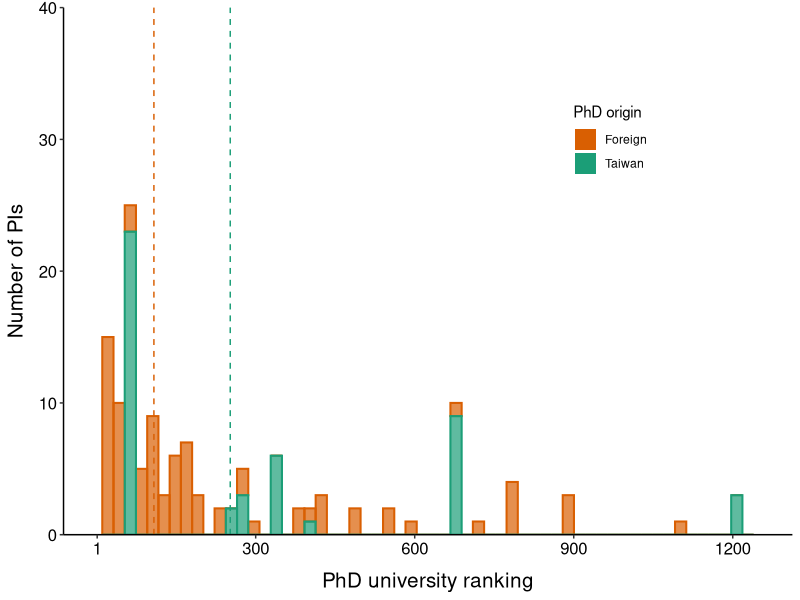
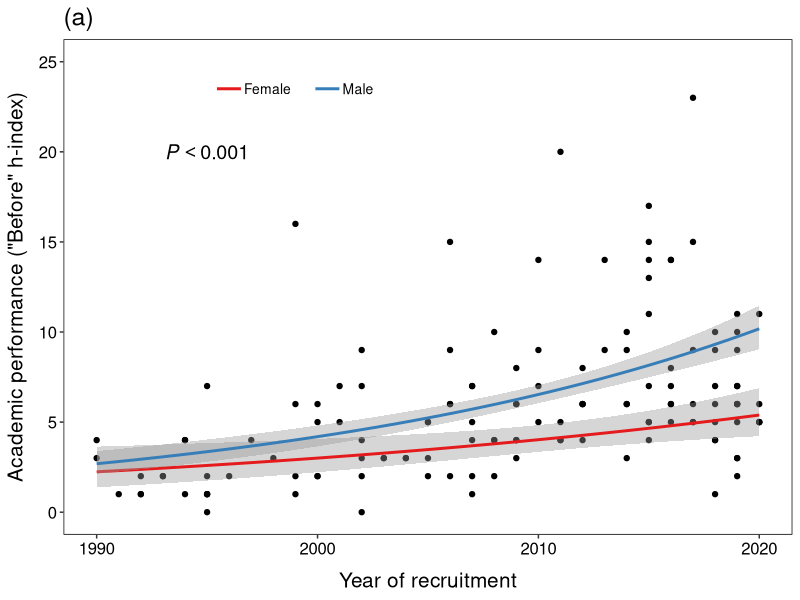
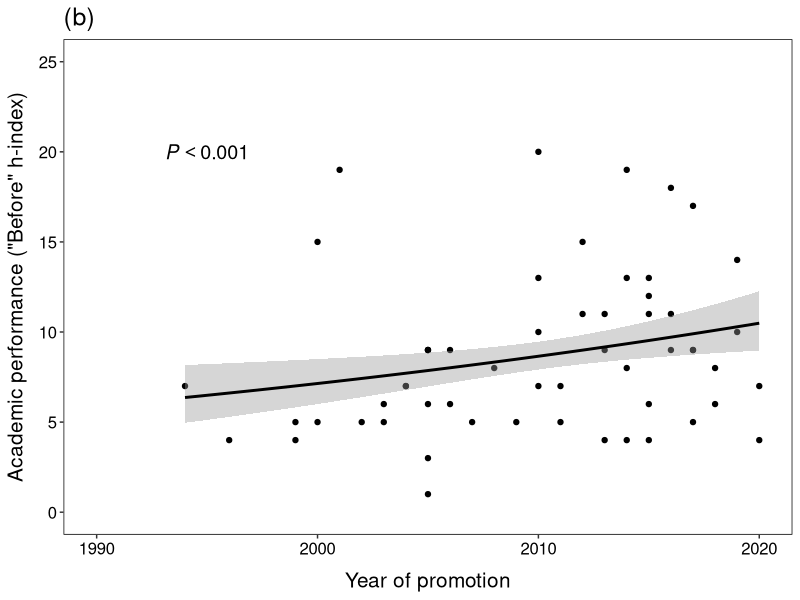
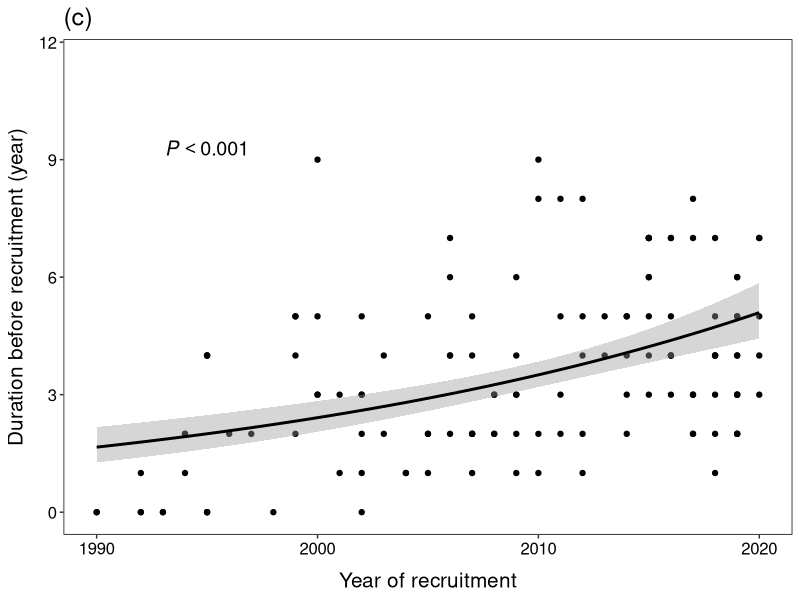
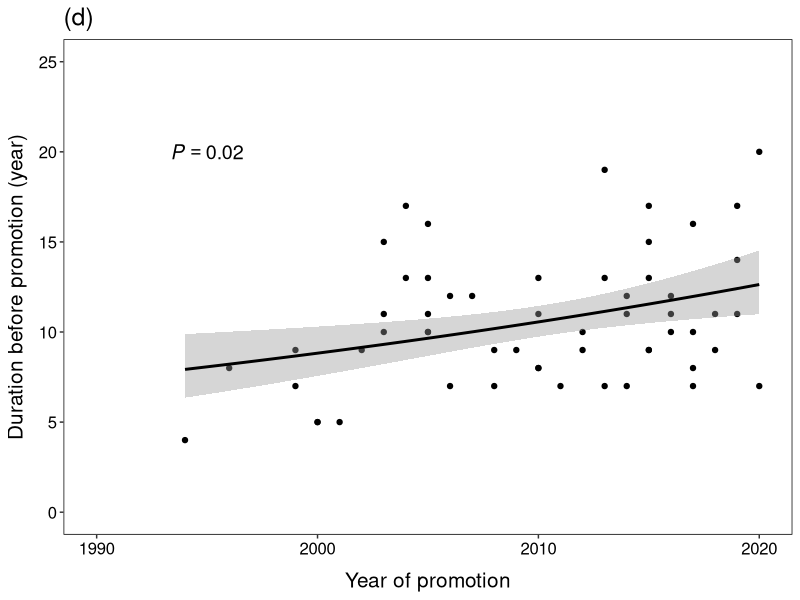
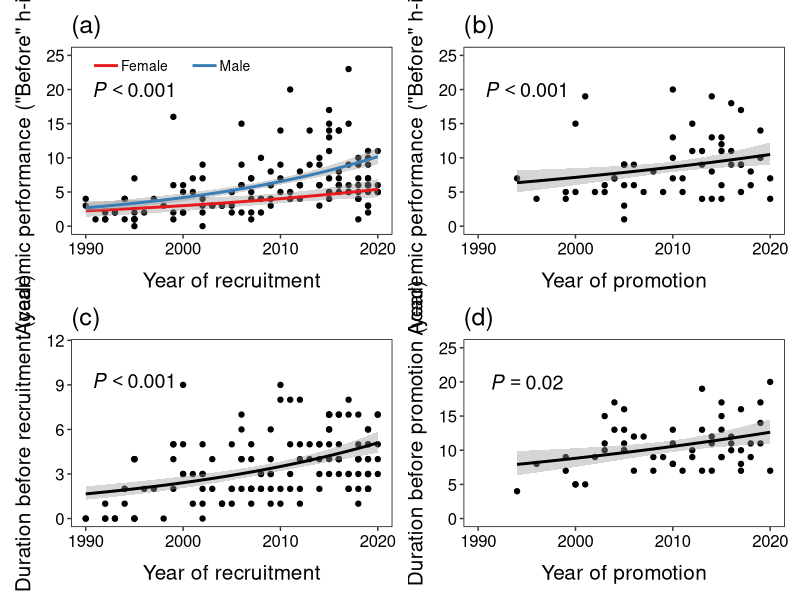
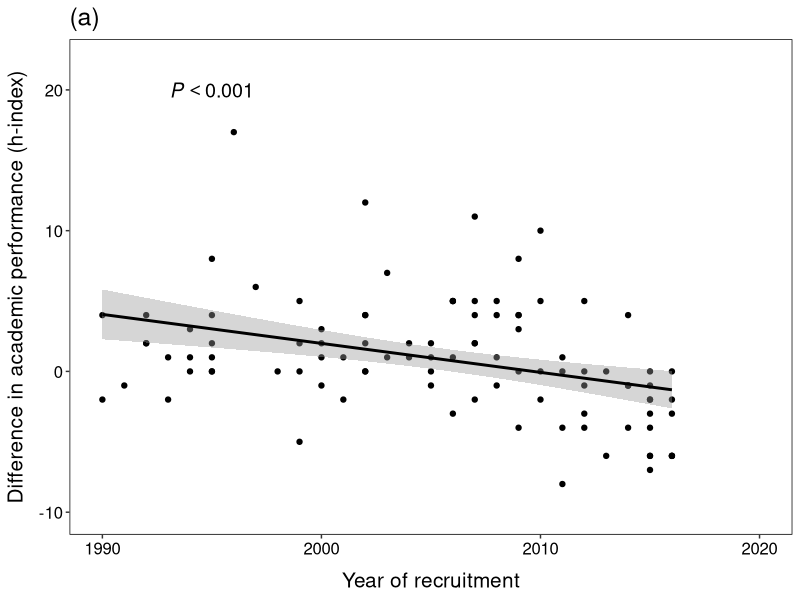
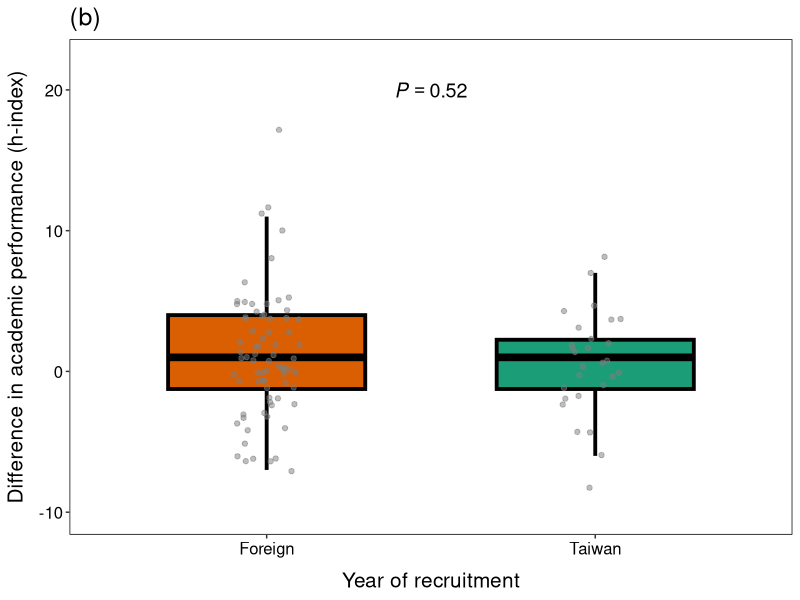

The R source for these figures, in order:
## -----------------------------------------------------------------------------
## Title: Analysis of the academic performance and career duration of Taiwanese 
##        EEB PIs
##
## Author: Gen-Chang Hsu
##
## Date: 2023-01-03
##
## Description:
## 1. 
##
##
## -----------------------------------------------------------------------------
set.seed(123)


# Libraries --------------------------------------------------------------------
library(tidyverse)
library(patchwork)


# Import files -----------------------------------------------------------------
PI_df <- read.csv("./Data_raw/publishperishdata.csv", header = T)


# ggplot theme -----------------------------------------------------------------
my_theme <- 
   theme(
    # Axis
    axis.text.x = element_text(size = 12, color = "black"),
    axis.text.y = element_text(size = 12, color = "black"),
    axis.title.x = element_text(size = 15, margin = margin(t = 10)),
    axis.title.y = element_text(size = 15, margin = margin(r = 8)),
    
    # Plot
    plot.title = element_text(hjust = 0.5, size = 18),
    plot.background = element_rect(colour = "transparent"),
    
    # Panel
    panel.background = element_rect(fill = "transparent"),
    panel.border = element_rect(colour = "black", fill = NA, size = 0.5),
    panel.grid.major.x = element_blank(),
    panel.grid.minor.x = element_blank(),
    panel.grid.major.y = element_blank(),
    panel.grid.minor.y = element_blank(),
    
    # Legend
    legend.position = "right",
    legend.spacing.x = unit(0.2, "cm"),
    legend.key.width = unit(0.5, "cm"),
    legend.key.height = unit(0.5, "cm"),
    legend.key = element_blank(),
    legend.title = element_text(size = 12),
    legend.text = element_text(size = 10, hjust = 0.5, vjust = 0.5),
    legend.box.just = "center",
    legend.justification = c(0.5, 0.5),
    legend.title.align = 0.5,
    legend.background = element_rect(fill = "transparent", color = NA),
    
    # Facet strip
    strip.background = element_rect(fill = "transparent"),
    strip.text = element_text(size = 12, hjust = 0.5)
  )


############################### Code starts here ###############################

# 1. Histogram of university rankings ------------------------------------------
Phd_rank_median <- distinct(PI_df, Name, .keep_all = T) %>% 
  group_by(PhD.taiwan) %>% 
  summarise(median = median(PhD.uni.rank, na.rm = T),
            n = n())

ggplot(data = distinct(PI_df, Name, .keep_all = T)) + 
  geom_histogram(aes(x = PhD.uni.rank, color = PhD.taiwan, fill = PhD.taiwan), 
                 alpha = 0.7, size = 0.7, bins = 60) + 
  geom_vline(data = Phd_rank_median, aes(xintercept = median, color = PhD.taiwan),
             linetype = "dashed", show.legend = F) +
  labs(x = "PhD university ranking", y = "Number of PIs") + 
  scale_x_continuous(limits = c(0, 1250), breaks = c(1, seq(300, 1200, 300))) + 
  scale_y_continuous(limits = c(0, 40), expand = c(0, 0)) +
  scale_fill_manual(values = c("#d95f02", "#1b9e77"), name = "PhD origin", labels = c("Foreign", "Taiwan")) +
  scale_color_manual(values = c("#d95f02", "#1b9e77"), name = "PhD origin", labels = c("Foreign", "Taiwan")) + 
  guides(color = "none", fill = guide_legend(override.aes = list(alpha = 1))) + 
  theme_classic() + 
  theme(axis.text.x = element_text(size = 12, color = "black"),
        axis.text.y = element_text(size = 12, color = "black"),
        axis.title.x = element_text(size = 15, margin = margin(t = 10)),
        axis.title.y = element_text(size = 15, margin = margin(r = 8)),
        legend.position = c(0.75, 0.75))

ggsave("./Outputs/Figures/Phd_hist.tiff", width = 5, height = 4, dpi = 600, device = "tiff")


# 2. Scatterplots of academic performance/career duration vs. year -------------
P_performance_recruitment <- ggplot(data = filter(PI_df, beforeafter == "before" & stage == "assistant")) + 
  geom_point(aes(x = Assistant.since, y = h_index)) + 
  geom_smooth(aes(x = Assistant.since, y = h_index, color = sex), method = "glm", method.args = list(family = "poisson"),
              se = T) + 
  labs(x = "Year of recruitment", y = 'Academic performance ("Before" h-index)',
       title = "(a)") +
  scale_x_continuous(limits = c(1990, 2020), breaks = c(1990, 2000, 2010, 2020)) +
  scale_y_continuous(limits = c(0, 25)) + 
  scale_color_brewer(palette = "Set1", name = "", labels = c("Female", "Male")) + 
  guides(color = guide_legend(override.aes = list(fill = "white"))) +
  my_theme + 
  theme(plot.title = element_text(vjust = 1, hjust = 0),
        legend.position = c(0.32, 0.9),
        legend.direction = "horizontal",
        legend.key.width = unit(0.3, "inch"),
        legend.text = element_text(margin = margin(r = 10, unit = "pt"))) + 
  annotate(geom = "text", x = 1995, y = 20, label = "italic(P) < 0.001", 
           parse = T, size = 5)
  
P_performance_recruitment

P_performance_promotion <- ggplot(data = filter(PI_df, beforeafter == "before" & stage == "full")) + 
  geom_point(aes(x = full.professor, y = h_index)) + 
  geom_smooth(aes(x = full.professor, y = h_index), method = "glm", method.args = list(family = "poisson"),
              se = T, color = "black") + 
  labs(x = "Year of promotion", y = 'Academic performance ("Before" h-index)',
       title = "(b)") +
  scale_x_continuous(limits = c(1990, 2020), breaks = c(1990, 2000, 2010, 2020)) +
  scale_y_continuous(limits = c(0, 25)) + 
  my_theme + 
  theme(plot.title = element_text(vjust = 1, hjust = 0)) + 
  annotate(geom = "text", x = 1995, y = 20, label = "italic(P) < 0.001", 
           parse = T, size = 5)

P_performance_promotion

P_duration_recruitment <- ggplot(data = filter(PI_df, beforeafter == "before" & stage == "assistant")) + 
  geom_point(aes(x = Assistant.since, y = time.to.assistant)) + 
  geom_smooth(aes(x = Assistant.since, y = time.to.assistant), method = "glm", method.args = list(family = "poisson"),
              se = T, color = "black") + 
  labs(x = "Year of recruitment", y = 'Duration before recruitment (year)',
       title = "(c)") +
  scale_x_continuous(limits = c(1990, 2020), breaks = c(1990, 2000, 2010, 2020)) +
  scale_y_continuous(limits = c(0, 11.5)) + 
  my_theme + 
  theme(plot.title = element_text(vjust = 1, hjust = 0)) + 
  annotate(geom = "text", x = 1995, y = 9.3, label = "italic(P) < 0.001", 
           parse = T, size = 5)

P_duration_recruitment

P_duration_promotion <- ggplot(data = filter(PI_df, beforeafter == "before" & stage == "full")) + 
  geom_point(aes(x = full.professor, y = time.to.full)) + 
  geom_smooth(aes(x = full.professor, y = time.to.full), method = "glm", method.args = list(family = "poisson"),
              se = T, color = "black") + 
  labs(x = "Year of promotion", y = 'Duration before promotion (year)',
       title = "(d)") +
  scale_x_continuous(limits = c(1990, 2020), breaks = c(1990, 2000, 2010, 2020)) +
  scale_y_continuous(limits = c(0, 25)) + 
  my_theme + 
  theme(plot.title = element_text(vjust = 1, hjust = 0)) + 
  annotate(geom = "text", x = 1995, y = 20, label = "italic(P) == 0.02", 
           parse = T, size = 5)

P_duration_promotion

P_performance_recruitment + P_performance_promotion +
  P_duration_recruitment + P_duration_promotion + 
  plot_layout(nrow = 2)
  
ggsave("./Outputs/Figures/perf_duration_scatterplot.tiff", width = 10, height = 9.5, dpi = 600, device = "tiff")


# 3. Scatterplots of difference in academic performance vs. year & boxplots of PhD origin -----
PI_diff_df <- PI_df %>% 
  select(1, University, Department, Assistant.since, full.professor, PhD.taiwan, PhD.uni.rank, sex, h_index, stage, beforeafter) %>% 
  pivot_wider(names_from = stage, values_from = h_index) %>% 
  pivot_wider(names_from = beforeafter, values_from = c(assistant, full)) %>% 
  mutate(recruitment_diff = assistant_after - assistant_before,
         promotion_diff = full_after - full_before)

P_diff_recruitment <- ggplot(data = PI_diff_df) + 
  geom_point(aes(x = Assistant.since, y = recruitment_diff)) + 
  geom_smooth(aes(x = Assistant.since, y = recruitment_diff), method = "lm",
              se = T, color = "black") + 
  labs(x = "Year of recruitment", y = "Difference in academic performance (h-index)",
       title = "(a)") +
  scale_x_continuous(limits = c(1990, 2020), breaks = c(1990, 2000, 2010, 2020)) +
  scale_y_continuous(limits = c(-10, 22)) + 
  my_theme + 
  theme(plot.title = element_text(vjust = 1, hjust = 0)) + 
  annotate(geom = "text", x = 1995, y = 20, label = "italic(P) < 0.001", 
           parse = T, size = 5)

P_diff_recruitment

P_diff_recruitment_botplot <- ggplot(data = PI_diff_df) + 
  geom_boxplot(aes(x = PhD.taiwan, y = recruitment_diff, fill = PhD.taiwan),
               color = "black", show.legend = F, outlier.color = NA, size = 1.3,
               width = 0.6) + 
  geom_point(aes(x = PhD.taiwan, y = recruitment_diff), color = "grey50", alpha = 0.5,
             position = position_jitter(width = 0.1)) + 
  labs(x = "Year of recruitment", y = "Difference in academic performance (h-index)",
       title = "(b)") +
  scale_y_continuous(limits = c(-10, 22)) +
  scale_x_discrete(labels = c("Foreign", "Taiwan")) + 
  scale_fill_manual(values = c("#d95f02", "#1b9e77")) +
  my_theme + 
  theme(plot.title = element_text(vjust = 1, hjust = 0)) + 
  annotate(geom = "text", x = 1.5, y = 20, label = "italic(P) == 0.52", 
           parse = T, size = 5)

P_diff_recruitment_botplot 

P_diff_promotion <- ggplot(data = PI_diff_df) + 
  geom_point(aes(x = full.professor, y = promotion_diff)) + 
  geom_smooth(aes(x = full.professor, y = promotion_diff), method = "lm",
              se = F, color = "black", linetype = "dashed") + 
  labs(x = "Year of promotion", y = "Difference in academic performance (h-index)",
       title = "(c)") +
  scale_x_continuous(limits = c(1990, 2020), breaks = c(1990, 2000, 2010, 2020)) +
  scale_y_continuous(limits = c(-10, 10)) + 
  my_theme + 
  theme(plot.title = element_text(vjust = 1, hjust = 0)) + 
  annotate(geom = "text", x = 1995, y = 8, label = "italic(P) == 0.09", 
           parse = T, size = 5)

P_diff_promotion

P_diff_promotion_botplot <- ggplot(data = PI_diff_df) + 
  geom_boxplot(aes(x = PhD.taiwan, y = promotion_diff, fill = PhD.taiwan),
               color = "black", show.legend = F, outlier.color = NA, size = 1.3,
               width = 0.6) + 
  geom_point(aes(x = PhD.taiwan, y = promotion_diff), color = "grey50", alpha = 0.5,
             position = position_jitter(width = 0.1)) + 
  labs(x = "Year of promotion", y = "Difference in academic performance (h-index)",
       title = "(d)") +
  scale_y_continuous(limits = c(-10, 10)) +
  scale_x_discrete(labels = c("Foreign", "Taiwan")) + 
  scale_fill_manual(values = c("#d95f02", "#1b9e77")) +
  my_theme + 
  theme(plot.title = element_text(vjust = 1, hjust = 0)) + 
  annotate(geom = "text", x = 1.5, y = 8, label = "italic(P) == 0.06", 
           parse = T, size = 5)

P_diff_promotion_botplot 

P_diff_recruitment + P_diff_recruitment_botplot + 
  P_diff_promotion + P_diff_promotion_botplot + 
  plot_layout(nrow = 2)

ggsave("./Outputs/Figures/diff_scatterplot_boxplot.tiff", width = 10, height = 9.5, dpi = 600, device = "tiff")


